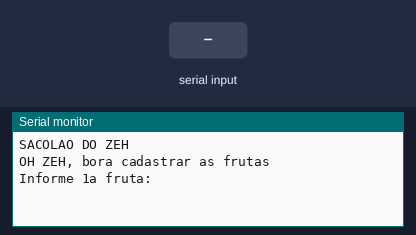
This sketch was run on a simulated Arduino Uno, built with avr-gcc and run on an emulated ATmega328P. On the bench: the last lines printed to the serial monitor. Inputs (shaded band) come from the test bench.

Above: at 0.8 s.
0.9 s: "1" received over Serial
At 2.3 s:
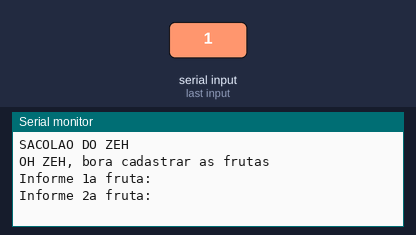
2.4 s: "0" received over Serial
At 3.8 s:
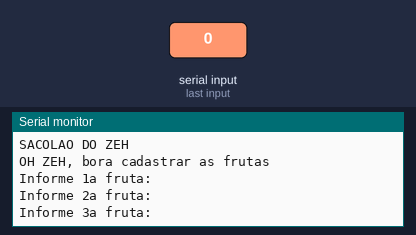
3.9 s: "2" received over Serial
At 6.3 s:
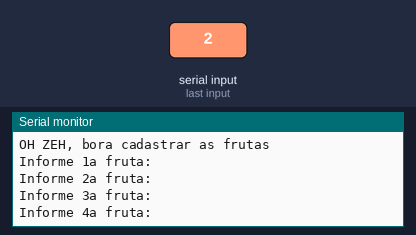
Timing chart, 0 to 7.8 s (numbered marks = the images above; inputs shaded):
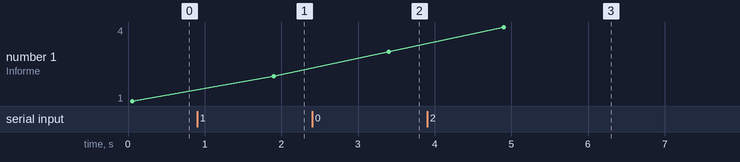

The sketch:

vetores_cadastro_de_frutas1.ino
```cpp
// C++ code
//
void setup()
{
  Serial.begin(9600);

  Serial.println("SACOLAO DO ZEH");
  Serial.println();

  String frutas[6];//cria o vetor tamanho 6

  Serial.println("OH ZEH, bora cadastrar as frutas");

  Serial.println();


  for(int i = 0; i <= 5; i++){
  Serial.println("Informe " + String(i + 1) + "a fruta:");
  while (!Serial.available());
  String frutaDigitada = Serial.readString();

  frutas[i] = frutaDigitada;
  }

 for(int i = 0; i <= 5; i++){
 Serial.println(String(i) +"a Fruta: " + frutas[i]);
  }

}

void loop()
{

}
```

Measured:
- after the input at 0.9 s, the serial monitor: prints a new line after 1.0 s (image 1)
- after the input at 2.4 s, the serial monitor: prints a new line after 1.0 s (image 2)
- after the input at 3.9 s, the serial monitor: prints a new line after 1.0 s (image 3)
- plotted number 1: 1 → 2 after the input at 0.9 s, 2 → 3 after the input at 2.4 s, 3 → 4 after the input at 3.9 s
